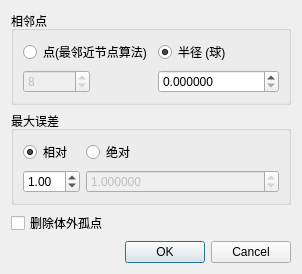
<?xml version="1.0" encoding="UTF-8"?>
<ui version="4.0">
 <class>NoiseFilterDialog</class>
 <widget class="QDialog" name="NoiseFilterDialog">
  <property name="geometry">
   <rect>
    <x>0</x>
    <y>0</y>
    <width>302</width>
    <height>228</height>
   </rect>
  </property>
  <property name="windowTitle">
   <string>去噪</string>
  </property>
  <layout class="QVBoxLayout" name="verticalLayout">
   <item>
    <widget class="QGroupBox" name="groupBox">
     <property name="title">
      <string>相邻点</string>
     </property>
     <layout class="QFormLayout" name="formLayout_2">
      <item row="0" column="0">
       <widget class="QRadioButton" name="knnRadioButton">
        <property name="text">
         <string>点(最邻近节点算法)</string>
        </property>
       </widget>
      </item>
      <item row="0" column="1">
       <widget class="QRadioButton" name="radiusRadioButton">
        <property name="text">
         <string>半径 (球)</string>
        </property>
        <property name="checked">
         <bool>true</bool>
        </property>
       </widget>
      </item>
      <item row="1" column="0">
       <widget class="QSpinBox" name="knnSpinBox">
        <property name="enabled">
         <bool>false</bool>
        </property>
        <property name="minimum">
         <number>3</number>
        </property>
        <property name="maximum">
         <number>1000000000</number>
        </property>
        <property name="value">
         <number>8</number>
        </property>
       </widget>
      </item>
      <item row="1" column="1">
       <widget class="QDoubleSpinBox" name="radiusDoubleSpinBox">
        <property name="decimals">
         <number>6</number>
        </property>
        <property name="maximum">
         <double>1000000000.000000000000000</double>
        </property>
       </widget>
      </item>
     </layout>
    </widget>
   </item>
   <item>
    <widget class="QGroupBox" name="groupBox_2">
     <property name="title">
      <string>最大误差</string>
     </property>
     <layout class="QFormLayout" name="formLayout">
      <item row="0" column="0">
       <widget class="QRadioButton" name="relativeRadioButton">
        <property name="text">
         <string>相对</string>
        </property>
        <property name="checked">
         <bool>true</bool>
        </property>
       </widget>
      </item>
      <item row="0" column="1">
       <widget class="QRadioButton" name="absErrorRadioButton">
        <property name="text">
         <string>绝对</string>
        </property>
       </widget>
      </item>
      <item row="1" column="0">
       <widget class="QDoubleSpinBox" name="nSigmaDoubleSpinBox">
        <property name="value">
         <double>1.000000000000000</double>
        </property>
       </widget>
      </item>
      <item row="1" column="1">
       <widget class="QDoubleSpinBox" name="absErrorDoubleSpinBox">
        <property name="enabled">
         <bool>false</bool>
        </property>
        <property name="decimals">
         <number>6</number>
        </property>
        <property name="maximum">
         <double>1000000000.000000000000000</double>
        </property>
        <property name="value">
         <double>1.000000000000000</double>
        </property>
       </widget>
      </item>
     </layout>
    </widget>
   </item>
   <item>
    <widget class="QCheckBox" name="removeIsolatedPointsCheckBox">
     <property name="text">
      <string>删除体外孤点</string>
     </property>
    </widget>
   </item>
   <item>
    <widget class="QDialogButtonBox" name="buttonBox">
     <property name="orientation">
      <enum>Qt::Horizontal</enum>
     </property>
     <property name="standardButtons">
      <set>QDialogButtonBox::Cancel|QDialogButtonBox::Ok</set>
     </property>
    </widget>
   </item>
  </layout>
 </widget>
 <resources/>
 <connections>
  <connection>
   <sender>buttonBox</sender>
   <signal>accepted()</signal>
   <receiver>NoiseFilterDialog</receiver>
   <slot>accept()</slot>
   <hints>
    <hint type="sourcelabel">
     <x>248</x>
     <y>254</y>
    </hint>
    <hint type="destinationlabel">
     <x>157</x>
     <y>274</y>
    </hint>
   </hints>
  </connection>
  <connection>
   <sender>buttonBox</sender>
   <signal>rejected()</signal>
   <receiver>NoiseFilterDialog</receiver>
   <slot>reject()</slot>
   <hints>
    <hint type="sourcelabel">
     <x>316</x>
     <y>260</y>
    </hint>
    <hint type="destinationlabel">
     <x>286</x>
     <y>274</y>
    </hint>
   </hints>
  </connection>
  <connection>
   <sender>knnRadioButton</sender>
   <signal>toggled(bool)</signal>
   <receiver>knnSpinBox</receiver>
   <slot>setEnabled(bool)</slot>
   <hints>
    <hint type="sourcelabel">
     <x>59</x>
     <y>40</y>
    </hint>
    <hint type="destinationlabel">
     <x>37</x>
     <y>64</y>
    </hint>
   </hints>
  </connection>
  <connection>
   <sender>radiusRadioButton</sender>
   <signal>toggled(bool)</signal>
   <receiver>radiusDoubleSpinBox</receiver>
   <slot>setEnabled(bool)</slot>
   <hints>
    <hint type="sourcelabel">
     <x>194</x>
     <y>40</y>
    </hint>
    <hint type="destinationlabel">
     <x>194</x>
     <y>64</y>
    </hint>
   </hints>
  </connection>
  <connection>
   <sender>relativeRadioButton</sender>
   <signal>toggled(bool)</signal>
   <receiver>nSigmaDoubleSpinBox</receiver>
   <slot>setEnabled(bool)</slot>
   <hints>
    <hint type="sourcelabel">
     <x>49</x>
     <y>122</y>
    </hint>
    <hint type="destinationlabel">
     <x>45</x>
     <y>146</y>
    </hint>
   </hints>
  </connection>
  <connection>
   <sender>absErrorRadioButton</sender>
   <signal>toggled(bool)</signal>
   <receiver>absErrorDoubleSpinBox</receiver>
   <slot>setEnabled(bool)</slot>
   <hints>
    <hint type="sourcelabel">
     <x>184</x>
     <y>122</y>
    </hint>
    <hint type="destinationlabel">
     <x>184</x>
     <y>146</y>
    </hint>
   </hints>
  </connection>
 </connections>
</ui>
